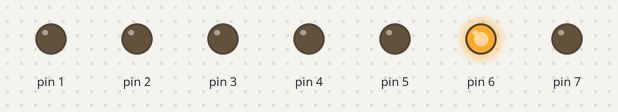
A sketch run on a simulated Arduino Uno, built with avr-gcc and run on an emulated ATmega328P. Parts: output pins drawn as LEDs (lit = HIGH).

Above: at 0.1 s.
Timing chart, 0 to 1.6 s (numbered marks = the images above):
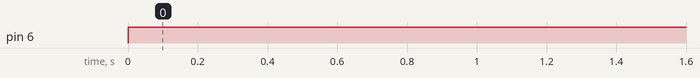

The sketch:

7segment.ino
```cpp
// the setup function runs once when you press reset or power the board
void setup() {

 int i;
 for (i=1; i<=7; i++)

  pinMode(i, OUTPUT);
}

// the loop function runs over and over again forever
void loop() {
  one();
}
void one()
{
  int i;
  for(i=1; i<=7; i++)
  if(i==6)
  {
    digitalWrite(i,HIGH);

  }
  else
  {
    digitalWrite(i, LOW);
  }
  delay(1000);
  }
```

Measured:
- by itself, pin 6: LOW → HIGH at 0.00 s
